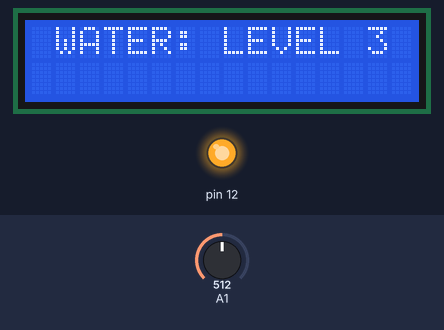
Bench run of a sketch on a simulated Arduino Uno, built with avr-gcc and run on an emulated ATmega328P. Parts: 16×2 character LCD, output pins drawn as LEDs (lit = HIGH). The inputs (shaded band) are chosen by the test bench; at power-on: A1 = 512. What the sketch prints to the serial monitor is not drawn.

Above: at 3.2 s.
3.3 s: A1 set to 866
At 5.1 s:
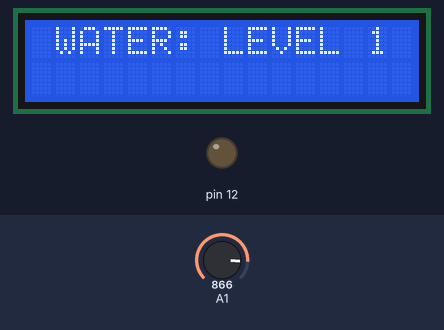
5.6 s: A1 set to 888
At 7.3 s:
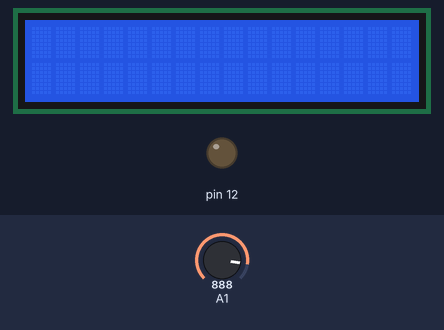
7.6 s: A1 set to 690
At 8.5 s:
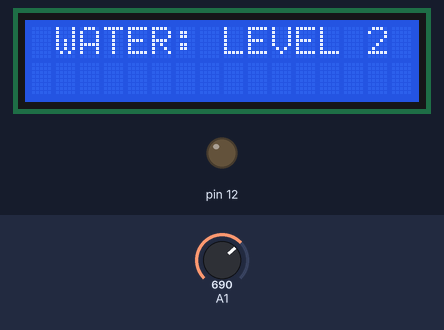
9.6 s: A1 set to 536
11.4 s: A1 set to 514
At 13.0 s:
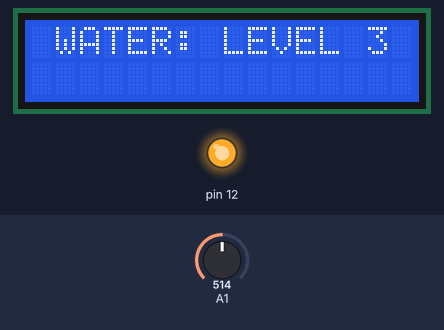
13.7 s: A1 set to 535
At 14.6 s:
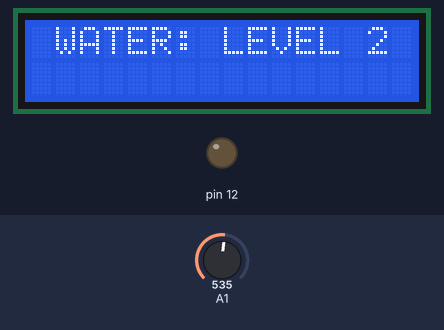
Timing chart, 0 to 16.7 s (numbered marks = the images above; inputs shaded):
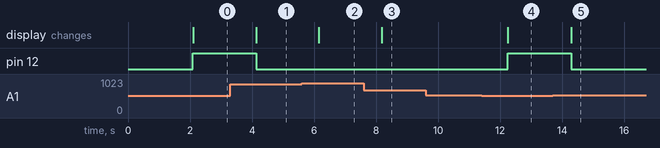

Measured:
- the behaviour switches between 875 and 876 on A1 (found by bisection; images 1 and 2)
- the behaviour switches between 525 and 524 on A1 (found by bisection; images 3 and 4)
- after the input at 3.3 s, pin 12: HIGH → LOW after 0.83 s; the display: changes after 0.83 s (image 1)
- after the input at 5.6 s, the display: changes after 0.55 s (image 2)
- after the input at 7.6 s, the display: changes after 0.58 s (image 3)
- after the input at 9.6 s, every drawn part: stays the same
- after the input at 11.4 s, pin 12: LOW → HIGH after 0.85 s; the display: changes after 0.85 s (image 4)
- after the input at 13.7 s, pin 12: HIGH → LOW after 0.58 s; the display: changes after 0.58 s (image 5)

The sketch:

Moisture_sensor.ino
```cpp
// Made by Harisudhan
//www.youtube.com/@harisudhantechnology viste for more projects

#include <Wire.h>
#include <LiquidCrystal_I2C.h>


LiquidCrystal_I2C lcd(0x27, 16, 2);

void setup() {
  lcd.init();
  lcd.backlight();
  lcd.setCursor(1, 1);
  lcd.print("Smart Farming");
  delay(2000);  // Display the text for 2 seconds
  lcd.clear();
  pinMode(12, OUTPUT);
  digitalWrite(12, HIGH);
  Serial.begin(9600);
}

void loop() {
  Moisture();
}


void Moisture() {
  int level = analogRead(A1);  // Updated to use A0 for clarity
//  Serial.println("Analog value:");
//  Serial.println(level);

  lcd.clear();  // Clear display before printing new moisture level

  if (level < 175) {
    lcd.setCursor(0, 0);
    lcd.print(" WATER: LEVEL 5");
    Serial.print("Moisture: LEVEL 5");
    digitalWrite(12, HIGH);

  } else if (level < 350) {
    lcd.setCursor(0, 0);
    lcd.print(" WATER: LEVEL 4");
    Serial.print("Moisture: LEVEL 4");
    digitalWrite(12, HIGH);
  } else if (level < 525) {
    lcd.setCursor(0, 0);
    lcd.print(" WATER: LEVEL 3");
    Serial.print("Moisture: LEVEL 3");
    digitalWrite(12, HIGH);
  } else if (level < 700) {
    lcd.setCursor(0, 0);
    lcd.print(" WATER: LEVEL 2");
    Serial.print("Moisture: LEVEL 2");
    digitalWrite(12, LOW);
  } else if (level < 876) {
    lcd.setCursor(0, 0);
    lcd.print(" WATER: LEVEL 1");
    Serial.print("Moisture: LEVEL 1");
    digitalWrite(12, LOW);
  }
Serial.print("\n");
  delay(1000);
}
```
